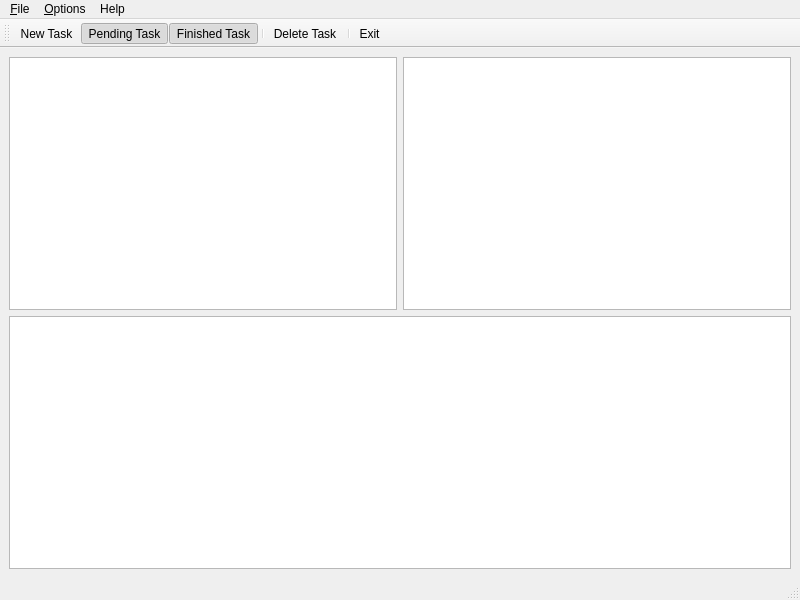
<?xml version="1.0" encoding="UTF-8"?>
<ui version="4.0">
 <class>ToDo</class>
 <widget class="QMainWindow" name="ToDo">
  <property name="geometry">
   <rect>
    <x>0</x>
    <y>0</y>
    <width>800</width>
    <height>600</height>
   </rect>
  </property>
  <property name="windowTitle">
   <string>ToDo</string>
  </property>
  <widget class="QWidget" name="centralwidget">
   <layout class="QGridLayout" name="gridLayout">
    <item row="0" column="0">
     <widget class="QListWidget" name="listWidget"/>
    </item>
    <item row="0" column="1">
     <widget class="QListWidget" name="listWidget_2"/>
    </item>
    <item row="1" column="0" colspan="2">
     <widget class="QListWidget" name="listWidget_3"/>
    </item>
   </layout>
  </widget>
  <widget class="QMenuBar" name="menubar">
   <property name="geometry">
    <rect>
     <x>0</x>
     <y>0</y>
     <width>800</width>
     <height>25</height>
    </rect>
   </property>
   <widget class="QMenu" name="menu_File">
    <property name="title">
     <string>&amp;File</string>
    </property>
   </widget>
   <widget class="QMenu" name="menu_Options">
    <property name="title">
     <string>&amp;Options</string>
    </property>
    <addaction name="actionEdit_Task"/>
   </widget>
   <widget class="QMenu" name="menuHelp">
    <property name="title">
     <string>Help</string>
    </property>
    <addaction name="actionAbout"/>
    <addaction name="actionAbout_Qt"/>
   </widget>
   <addaction name="menu_File"/>
   <addaction name="menu_Options"/>
   <addaction name="menuHelp"/>
  </widget>
  <widget class="QStatusBar" name="statusbar"/>
  <widget class="QToolBar" name="toolBar">
   <property name="windowTitle">
    <string>toolBar</string>
   </property>
   <attribute name="toolBarArea">
    <enum>TopToolBarArea</enum>
   </attribute>
   <attribute name="toolBarBreak">
    <bool>false</bool>
   </attribute>
   <addaction name="actionNew_Task"/>
   <addaction name="actionPending_Task"/>
   <addaction name="actionFinished_Task"/>
   <addaction name="separator"/>
   <addaction name="actionDelete_Task"/>
   <addaction name="separator"/>
   <addaction name="actionExit"/>
  </widget>
  <action name="actionNew_Task">
   <property name="checkable">
    <bool>false</bool>
   </property>
   <property name="checked">
    <bool>false</bool>
   </property>
   <property name="icon">
    <iconset resource="Ressources.qrc">
     <normaloff>:/new Task.png</normaloff>:/new Task.png</iconset>
   </property>
   <property name="text">
    <string>New Task</string>
   </property>
   <property name="shortcut">
    <string>Ctrl+T</string>
   </property>
  </action>
  <action name="actionPending_Task">
   <property name="checkable">
    <bool>true</bool>
   </property>
   <property name="checked">
    <bool>true</bool>
   </property>
   <property name="icon">
    <iconset resource="Ressources.qrc">
     <normaloff>:/icons8-data-pending-50.png</normaloff>:/icons8-data-pending-50.png</iconset>
   </property>
   <property name="text">
    <string>Pending Task</string>
   </property>
   <property name="shortcut">
    <string>Ctrl+P</string>
   </property>
  </action>
  <action name="actionFinished_Task">
   <property name="checkable">
    <bool>true</bool>
   </property>
   <property name="checked">
    <bool>true</bool>
   </property>
   <property name="icon">
    <iconset resource="Ressources.qrc">
     <normaloff>:/icons8-task-completed-50.png</normaloff>:/icons8-task-completed-50.png</iconset>
   </property>
   <property name="text">
    <string>Finished Task</string>
   </property>
   <property name="shortcut">
    <string>Ctrl+F</string>
   </property>
  </action>
  <action name="actionExit">
   <property name="icon">
    <iconset resource="Ressources.qrc">
     <normaloff>:/icons8-exit-64.png</normaloff>:/icons8-exit-64.png</iconset>
   </property>
   <property name="text">
    <string>Exit</string>
   </property>
   <property name="shortcut">
    <string>Esc</string>
   </property>
  </action>
  <action name="actionAbout">
   <property name="text">
    <string>About</string>
   </property>
  </action>
  <action name="actionAbout_Qt">
   <property name="text">
    <string>About Qt</string>
   </property>
  </action>
  <action name="actionEdit_Task">
   <property name="icon">
    <iconset resource="Ressources.qrc">
     <normaloff>:/icons8-edit-30.png</normaloff>:/icons8-edit-30.png</iconset>
   </property>
   <property name="text">
    <string>Edit Task</string>
   </property>
   <property name="shortcut">
    <string>Ctrl+E</string>
   </property>
  </action>
  <action name="actionDelete_Task">
   <property name="icon">
    <iconset resource="Ressources.qrc">
     <normaloff>:/icons8-delete-80.png</normaloff>:/icons8-delete-80.png</iconset>
   </property>
   <property name="text">
    <string>Delete Task</string>
   </property>
   <property name="shortcut">
    <string>Del</string>
   </property>
  </action>
 </widget>
 <resources>
  <include location="Ressources.qrc"/>
 </resources>
 <connections>
  <connection>
   <sender>actionPending_Task</sender>
   <signal>triggered(bool)</signal>
   <receiver>listWidget_2</receiver>
   <slot>setVisible(bool)</slot>
   <hints>
    <hint type="sourcelabel">
     <x>-1</x>
     <y>-1</y>
    </hint>
    <hint type="destinationlabel">
     <x>596</x>
     <y>195</y>
    </hint>
   </hints>
  </connection>
  <connection>
   <sender>actionFinished_Task</sender>
   <signal>triggered(bool)</signal>
   <receiver>listWidget_3</receiver>
   <slot>setVisible(bool)</slot>
   <hints>
    <hint type="sourcelabel">
     <x>-1</x>
     <y>-1</y>
    </hint>
    <hint type="destinationlabel">
     <x>399</x>
     <y>443</y>
    </hint>
   </hints>
  </connection>
  <connection>
   <sender>actionExit</sender>
   <signal>triggered()</signal>
   <receiver>ToDo</receiver>
   <slot>close()</slot>
   <hints>
    <hint type="sourcelabel">
     <x>-1</x>
     <y>-1</y>
    </hint>
    <hint type="destinationlabel">
     <x>399</x>
     <y>299</y>
    </hint>
   </hints>
  </connection>
 </connections>
</ui>
